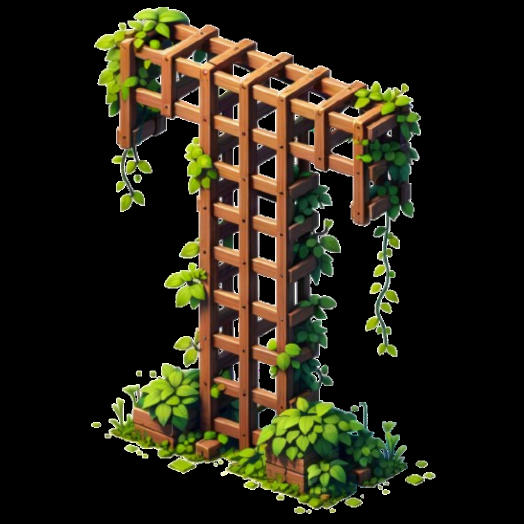
#> input picture Fast-TRELLIS/assets/example_image/T.png, 1048 x 1048 px (shown at 1/2 size)
$ python -i fft2d.py   (imports and definitions only)
#> lines starting #> are read from the running program, lines starting #| are printed output that depends on the picture; after the words box and inside, x2 and y2 are one past the last pixel; in counts of white or black regions, pixels touching at a corner belong together
#> in save_frequency_analysis, img_raw is the input picture: shape (1048, 1048, 4); mean B, G, R, A 19.9, 35.2, 39.3, 76.9
import cv2
import numpy as np
from scipy.stats import linregress
import os

# [121 lines left out: functions preprocess_for_fft_masked, calculate_hfer_robust, calculate_slope_robust, not called in this run]


def normalize_to_uint8(img_data):
    min_val = np.min(img_data)
    max_val = np.max(img_data)
    if max_val - min_val < 1e-8:
        return np.zeros(img_data.shape, dtype=np.uint8)

    norm_img = (img_data - min_val) / (max_val - min_val)
    return (norm_img * 255).astype(np.uint8)


def crop_transparent_area(img, margin=20):
#> called with margin = 20
    if img.ndim == 3 and img.shape[2] == 4:
        b, g, r, a = cv2.split(img)
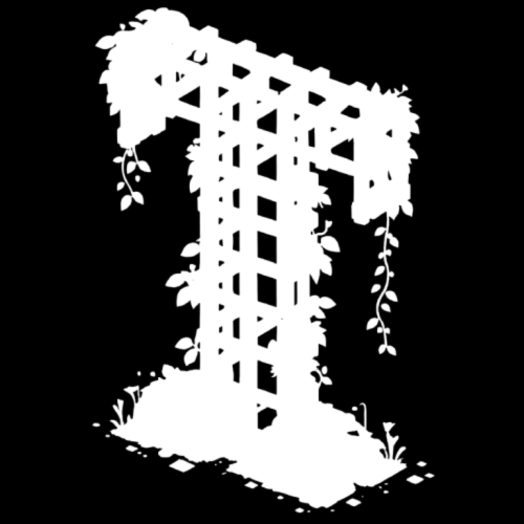
#> a: shape (1048, 1048) (shown at 1/2 size); min 0, max 255, mean 76.9
        coords = cv2.findNonZero(a)
#> coords = contour of 370362 points, box (x1, y1, x2, y2) (182, 14, 871, 1028), area 55128

        if coords is not None:
            x, y, w, h = cv2.boundingRect(coords)
#> x = 182; y = 14; w = 689; h = 1014
            h_img, w_img = img.shape[:2]
            x1 = max(0, x - margin)
#> x1 = 162
            y1 = max(0, y - margin)
#> y1 = 0
            x2 = min(w_img, x + w + margin)
#> x2 = 891
            y2 = min(h_img, y + h + margin)
#> y2 = 1048

            crop_img = img[y1:y2, x1:x2]
            crop_a = a[y1:y2, x1:x2]

            crop_gray = cv2.cvtColor(crop_img, cv2.COLOR_BGRA2GRAY)
            crop_gray[crop_a == 0] = 0

            return crop_gray
        else:
            return cv2.cvtColor(img, cv2.COLOR_BGRA2GRAY)

    elif img.ndim == 3 and img.shape[2] == 3:
        return cv2.cvtColor(img, cv2.COLOR_BGR2GRAY)
    else:
        return img


def save_frequency_analysis(image_path, filter_radius=30, margin=20, output_dir=None):
    filename = os.path.basename(image_path)
    name_no_ext = os.path.splitext(filename)[0]

    if output_dir is None:
        output_dir = os.path.join(os.getcwd(), f"{name_no_ext}_analysis")

    if not os.path.exists(output_dir):
        os.makedirs(output_dir)
    img_raw = cv2.imread(image_path, cv2.IMREAD_UNCHANGED)

    if img_raw is None:
        print(f"Error:  {image_path}")
        return

    img = crop_transparent_area(img_raw, margin=margin)

    rows, cols = img.shape
    crow, ccol = rows // 2, cols // 2

    cv2.imwrite(os.path.join(output_dir, "0_Original_Cropped.png"), img)

    f = np.fft.fft2(img)
    fshift = np.fft.fftshift(f)
    magnitude_spectrum = 20 * np.log(np.abs(fshift) + 1e-8)
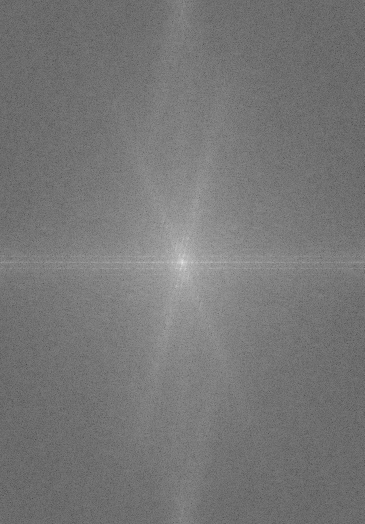
#> magnitude_spectrum: shape (1048, 729) float64 (shown at 1/2 size); min 42.35, max 349.1, mean 185.3; drawn with min black and max white
    spectrum_uint8 = normalize_to_uint8(magnitude_spectrum)
#> in normalize_to_uint8, `min_val = np.min(img_data)`: min_val = 42.35
#> in normalize_to_uint8, `max_val = np.max(img_data)`: max_val = 349.1
    spectrum_color = cv2.applyColorMap(spectrum_uint8, cv2.COLORMAP_INFERNO)
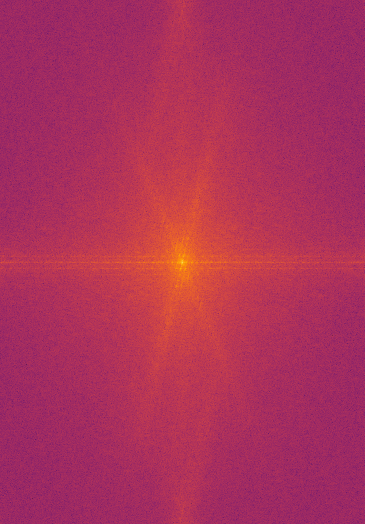
#> spectrum_color: shape (1048, 729, 3) (shown at 1/2 size); mean B, G, R 90.6, 49.2, 172.3
    cv2.imwrite(os.path.join(output_dir, "1_Frequency_Spectrum.png"), spectrum_color)

    mask_low = np.zeros((rows, cols), np.uint8)
    mask_low[crow - filter_radius:crow + filter_radius, ccol - filter_radius:ccol + filter_radius] = 1

    mask_high = np.ones((rows, cols), np.uint8)
    mask_high[crow - filter_radius:crow + filter_radius, ccol - filter_radius:ccol + filter_radius] = 0

    fshift_low = fshift * mask_low
    img_low = np.abs(np.fft.ifft2(np.fft.ifftshift(fshift_low)))
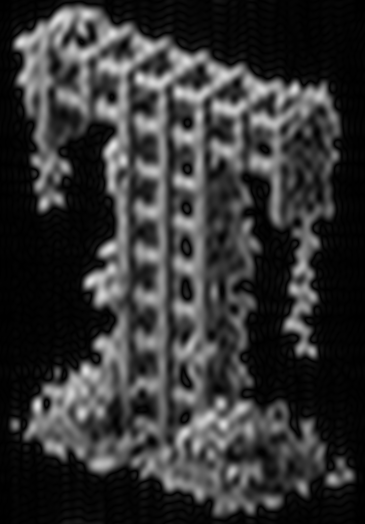
#> img_low: shape (1048, 729) float64 (shown at 1/2 size); min 0.00968, max 229.1, mean 52.8
    img_low_uint8 = normalize_to_uint8(img_low)
    cv2.imwrite(os.path.join(output_dir, "2_Spatial_LowFreq_Structure.png"), img_low_uint8)

    fshift_high = fshift * mask_high
    img_high = np.abs(np.fft.ifft2(np.fft.ifftshift(fshift_high)))
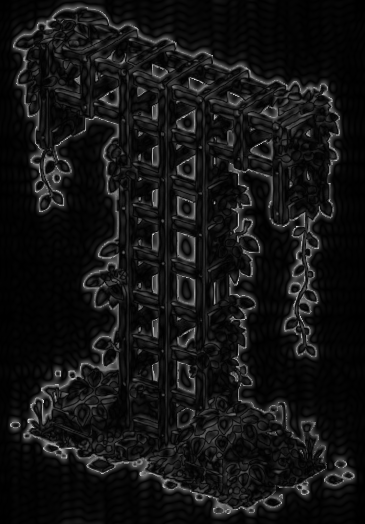
#> img_high: shape (1048, 729) float64 (shown at 1/2 size); min 0.00628, max 246, mean 20.4
    img_high_uint8 = normalize_to_uint8(img_high)
    cv2.imwrite(os.path.join(output_dir, "3_Spatial_HighFreq_Gray.png"), img_high_uint8)

    img_high_heatmap = cv2.applyColorMap(img_high_uint8, cv2.COLORMAP_JET)
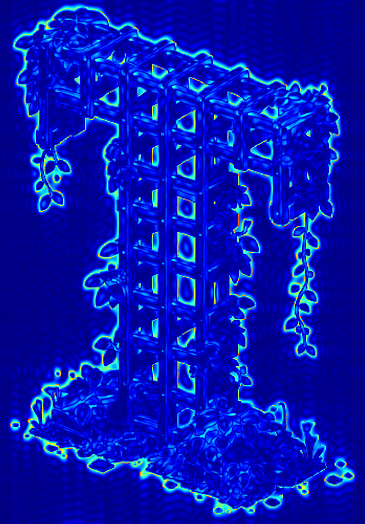
#> img_high_heatmap: shape (1048, 729, 3) (shown at 1/2 size); mean B, G, R 179.1, 21.8, 4.3
    cv2.imwrite(os.path.join(output_dir, "4_Spatial_HighFreq_Heatmap.png"), img_high_heatmap)

    img_low_bgr = cv2.cvtColor(img_low_uint8, cv2.COLOR_GRAY2BGR)
    overlay = cv2.addWeighted(img_low_bgr, 0.6, img_high_heatmap, 0.5, 0)
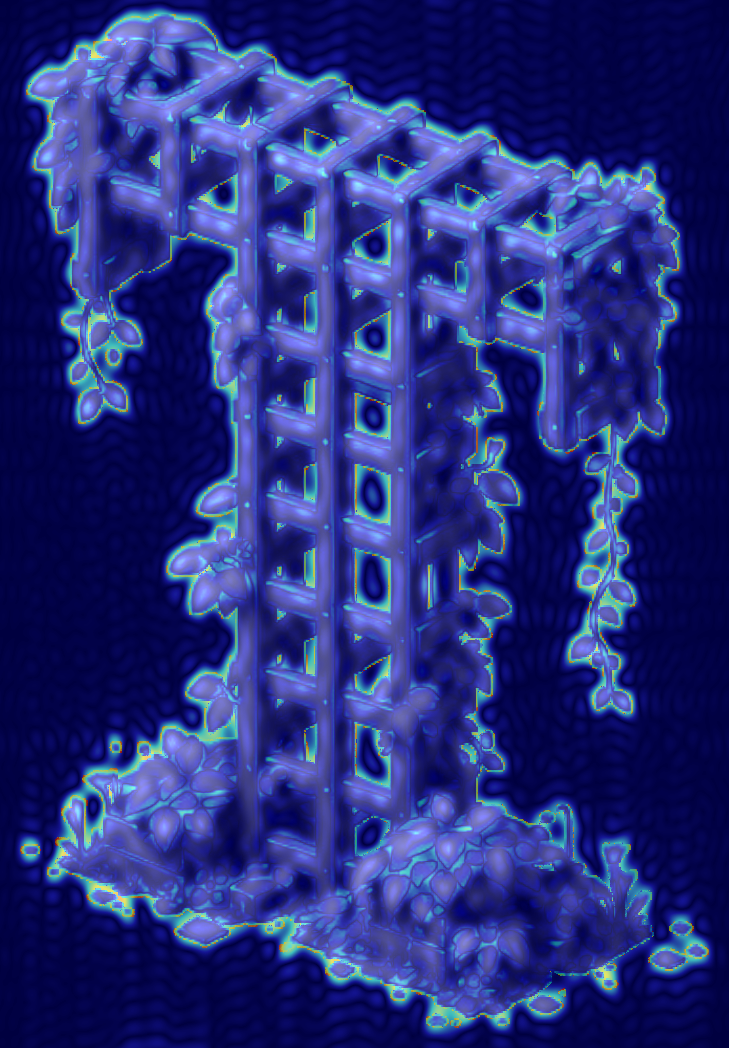
#> overlay: shape (1048, 729, 3); mean B, G, R 124.5, 45.9, 37.1
    cv2.imwrite(os.path.join(output_dir, "5_Analysis_Overlay.png"), overlay)

>>> result = save_frequency_analysis('../Fast-TRELLIS/assets/example_image/T.png')

$ run again, on Fast-TRELLIS/assets/example_image/typical_building_building.png
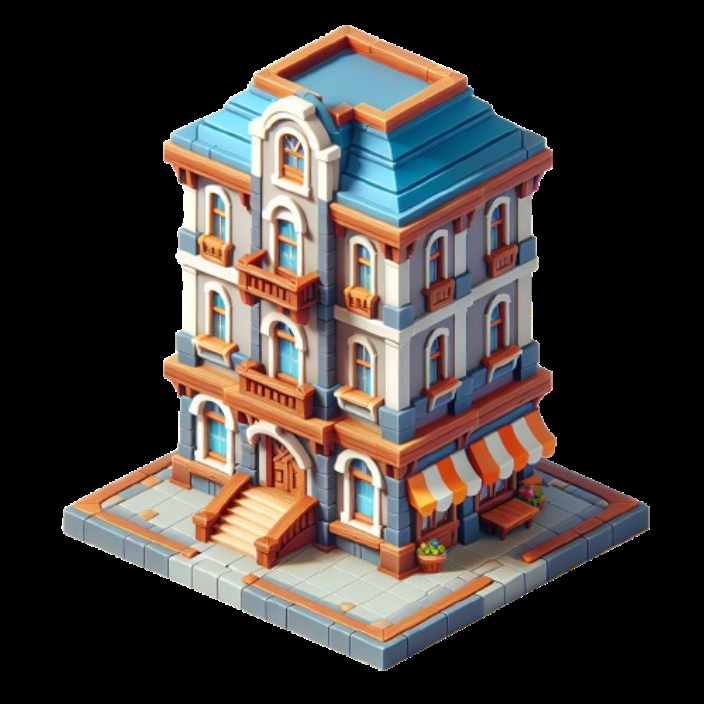
#> input picture Fast-TRELLIS/assets/example_image/typical_building_building.png, 704 x 704 px
#> in save_frequency_analysis, img_raw is the input picture: shape (704, 704, 4); mean B, G, R, A 55.4, 58.7, 65.5, 110.9
#> coords = contour of 219719 points, box (x1, y1, x2, y2) (61, 25, 650, 671), area 3702
#> x = 61; y = 25; w = 589; h = 646
#> x1 = 41
#> y1 = 5
#> x2 = 670
#> y2 = 691
#> min_val = 49.88
#> max_val = 344.3
#> in save_frequency_analysis, `img_high = np.abs(np.fft.ifft2(np.fft.ifftshift(fshift_high)))`:
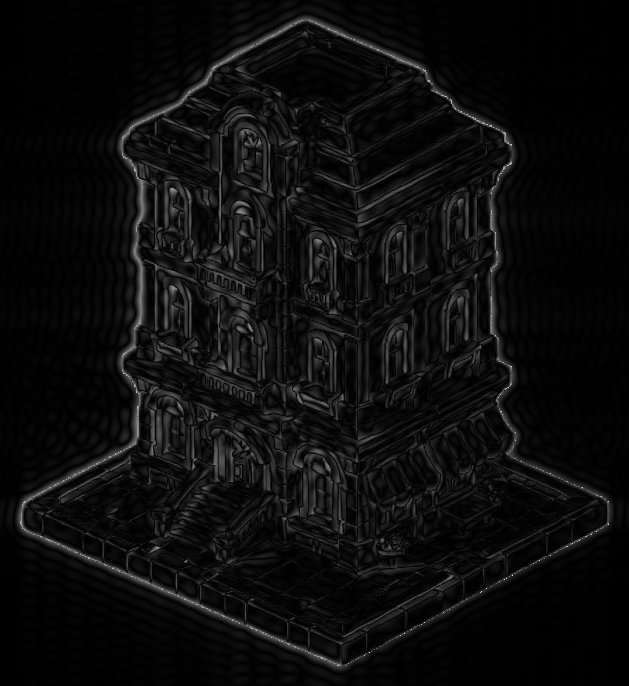
#> img_high: shape (686, 629) float64; min 0.00225, max 220.6, mean 13.1
#> in save_frequency_analysis, `overlay = cv2.addWeighted(img_low_bgr, 0.6, img_high_heatmap, 0.5, 0)`:
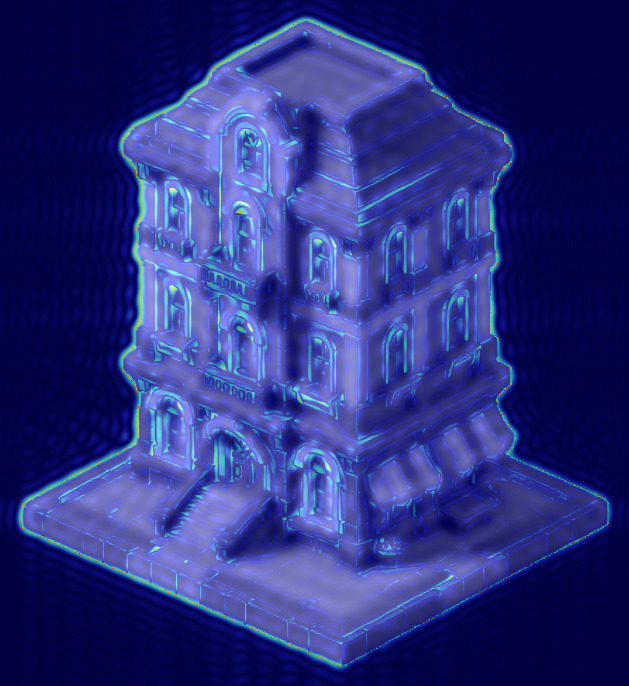
#> overlay: shape (686, 629, 3); mean B, G, R 125.5, 46.6, 40.7

$ run again, on Fast-TRELLIS/assets/example_image/typical_building_castle.png
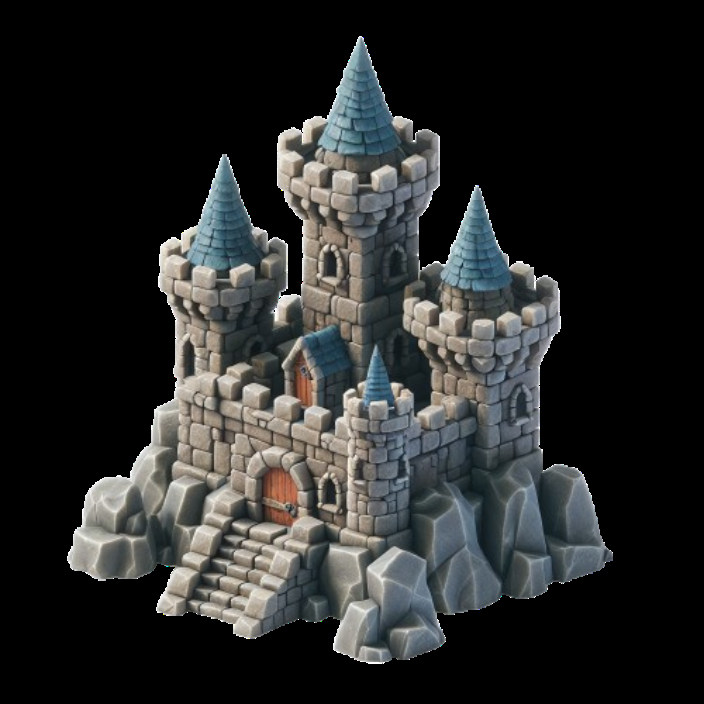
#> input picture Fast-TRELLIS/assets/example_image/typical_building_castle.png, 704 x 704 px
#> in save_frequency_analysis, img_raw is the input picture: shape (704, 704, 4); mean B, G, R, A 40.8, 41.3, 40.2, 92.7
#> coords = contour of 185356 points, box (x1, y1, x2, y2) (67, 36, 613, 664), area 13817
#> x = 67; y = 36; w = 546; h = 628
#> x1 = 47
#> y1 = 16
#> x2 = 633
#> y2 = 684
#> min_val = 42.74
#> max_val = 336.5
#> in save_frequency_analysis, `img_high = np.abs(np.fft.ifft2(np.fft.ifftshift(fshift_high)))`:
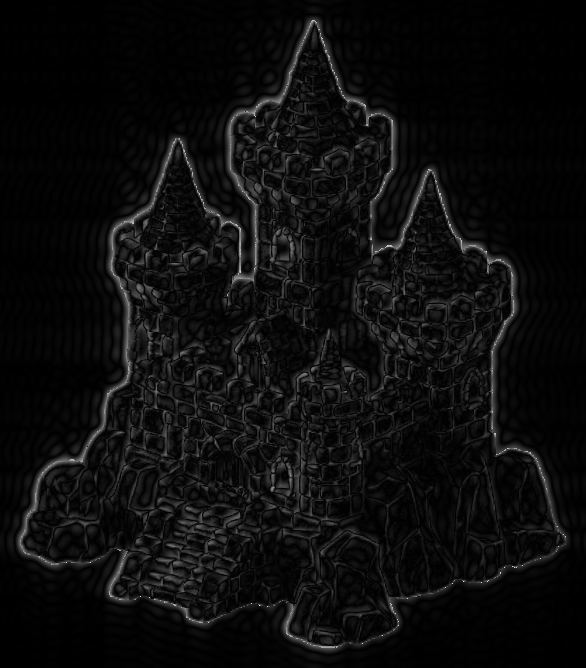
#> img_high: shape (668, 586) float64; min 0.00413, max 231.3, mean 13.2
#> in save_frequency_analysis, `overlay = cv2.addWeighted(img_low_bgr, 0.6, img_high_heatmap, 0.5, 0)`:
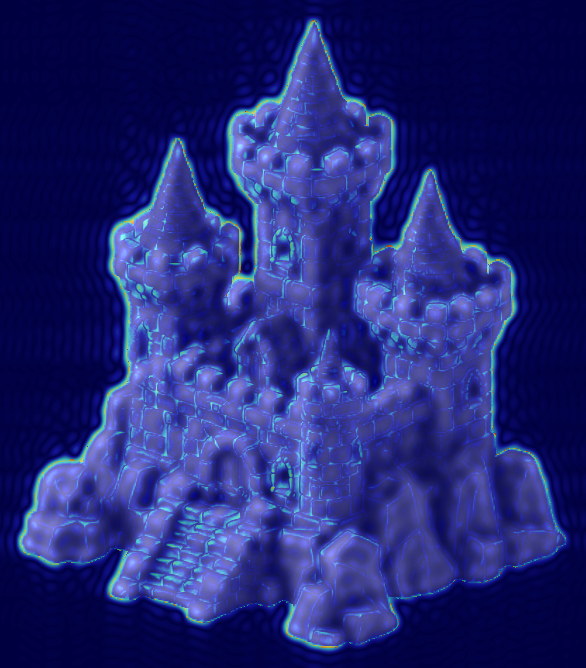
#> overlay: shape (668, 586, 3); mean B, G, R 116.6, 37.8, 32.5
